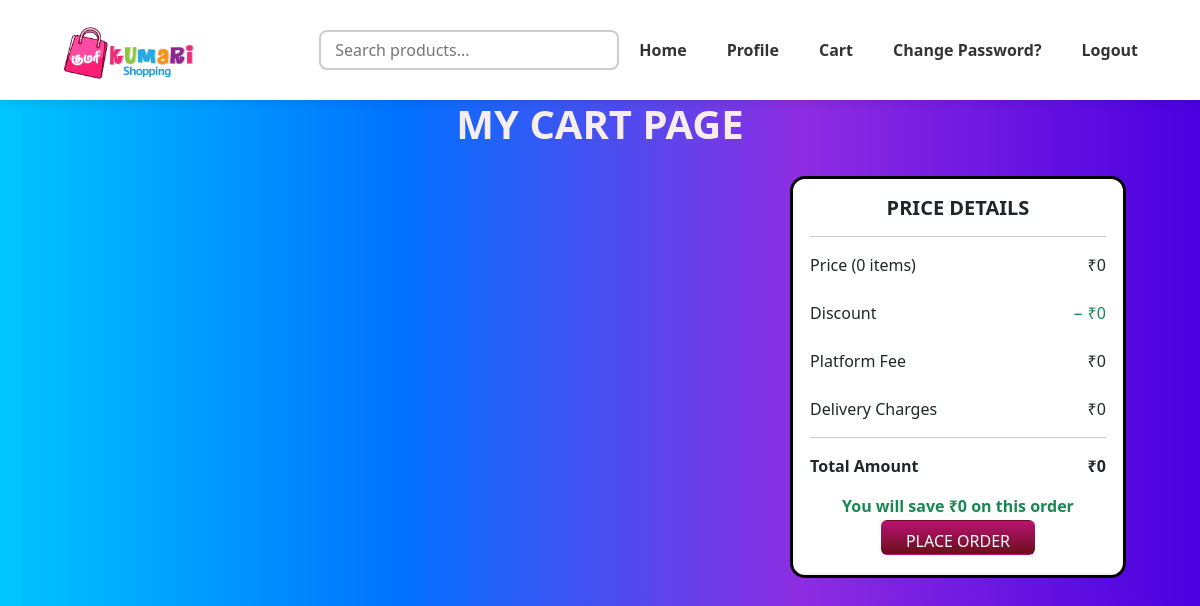
Before: /cart_view/ (signed in) with the older database file.
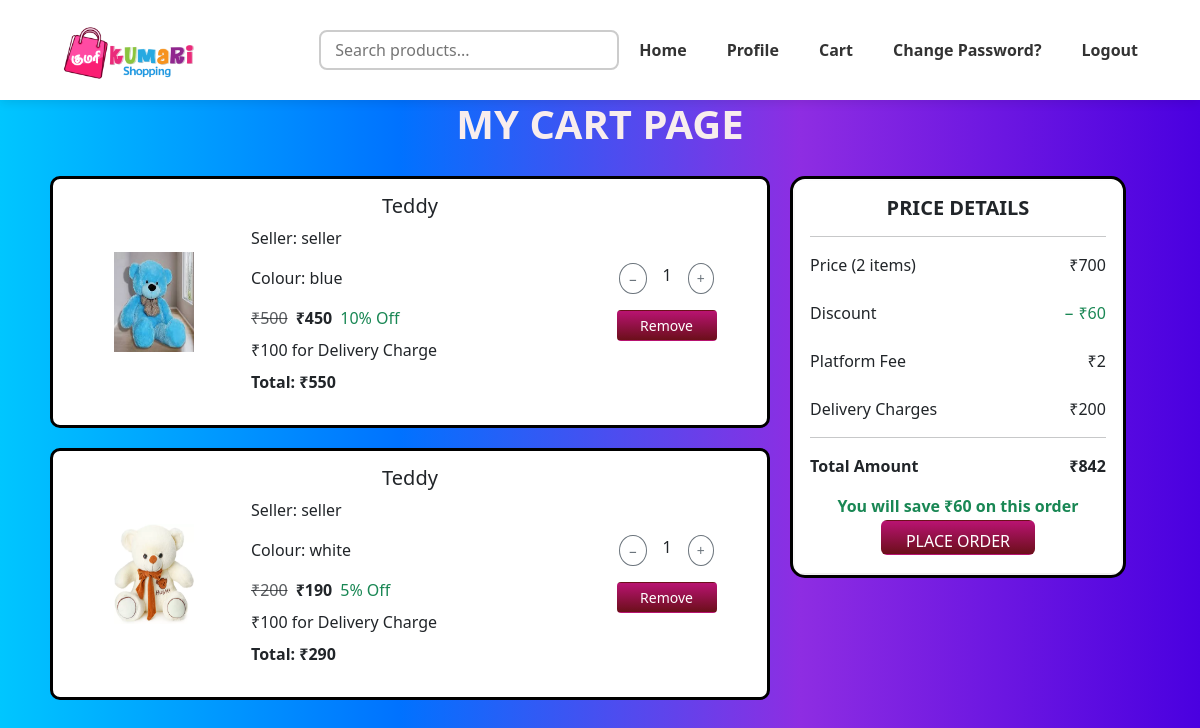
After: the same page with the newer database file.
### accounts/models.py (models this page shows, shortened)
class Cart(models.Model):
    user = models.ForeignKey(CustomUser, on_delete=models.CASCADE, limit_choices_to={'user_type': 'user'})
    products=models.ForeignKey(Products, on_delete=models.CASCADE)
    quantity=models.PositiveIntegerField(default=1)
    def total_price(self):
        return self.products.price * self.quantity
    def discount_price(self):
        discount = self.products.discount
        total = self.total_price()
        return int(total - (total * discount / 100))
    def total_amount(self):
        return self.discount_price() + (self.products.delivery_charge)

class Products(models.Model):
    seller = models.ForeignKey(CustomUser, on_delete=models.CASCADE, limit_choices_to={'user_type': 'seller'})
    image=models.ImageField(upload_to='product_images/')
    product_name=models.CharField(max_length=25,
        validators=[RegexValidator(r'^[a-zA-Z][a-zA-Z]*$','Enter a valid product name.')]
    )
    colour=models.CharField(max_length=20,
        validators=[RegexValidator(r'^[a-zA-Z][a-zA-Z]*$','Enter a valid colour.')]
    )
    description=models.CharField(max_length=200,
        validators=[RegexValidator(r'^[a-zA-Z0-9\s.,-]*$','Only alphanumeric characters and certain punctuation are allowed.')]
    )
    price=models.PositiveIntegerField()
    discount=models.PositiveIntegerField(
        validators=[RegexValidator(r'^\d{1,2}%?$', 'Enter a valid discount amount.')]
    )
    delivery_charge=models.PositiveIntegerField()
    stock=models.PositiveIntegerField()

class CustomUser(AbstractUser):
    user_role=(
        ('user','User'),
        ('seller','Seller'),
        ('admin','Admin'),
    )
    user_type= models.CharField(max_length=10,choices=user_role,default='user')
    user_profile=models.ImageField(
        upload_to='user_images',
        default='null',
        blank=False,
        validators=[FileExtensionValidator(allowed_extensions=['jpg', 'jpeg', 'png', 'svg','webp'])]
        )
    seller_profile=models.ImageField(
        upload_to='seller_images',
        default='null',
        blank=False,
        validators=[FileExtensionValidator(allowed_extensions=['jpg', 'jpeg', 'png', 'svg','webp'])]
        )
    mobile = models.CharField(
        max_length=14,
        unique=True,
        validators=[RegexValidator(r'^\+91\s?\d{10}$', 'Enter a valid mobile number with country code.')],
        verbose_name='Mobile Number'
    )
    address = models.TextField(
        max_length=150,
        blank=False,
        verbose_name='Address'
    )
    username = models.CharField(
        max_length=150,  # You can change this if needed
        unique=True,
        blank=False,
        null=False,
        validators=[RegexValidator(r'^[a-zA-Z][a-zA-Z0-9]*$','Username only starts with alphabetic characters')]
    )
    first_name = models.CharField(
        max_length=50,
        blank=False,
        validators=[RegexValidator(r'^[a-zA-Z]+$', 'Only alphabetic characters are allowed.')]
    )
    last_name = models.CharField(
        max_length=50,
        blank=False,
        validators=[RegexValidator(r'^[a-zA-Z]+$', 'Only alphabetic characters are allowed.')]
        )
    email = models.EmailField(
        blank=False,
        unique=True)
    is_active = models.BooleanField(default=True)
    objects = CustomUserManager()
    USERNAME_FIELD = 'username'
    REQUIRED_FIELDS = ['mobile']

### accounts/views.py (the view)
# urls.py: path('cart_view/', views.cart_view, name='cart_view'),
def cart_view(request):
    if request.user.user_type != 'user':
        return HttpResponseForbidden("Sellers are not allowed to view a cart.")
    cart_items = Cart.objects.filter(user=request.user)
    cart_total = calculate_cart_totals(cart_items)
    context={
        'cart_items':cart_items,
        **cart_total
    }
    return render(request, 'cart1.html', context)

### accounts/views.py (called while the page is built)
def calculate_cart_totals(cart_items):
    cart_length = cart_items.count()
    total_price = sum(item.discount_price() for item in cart_items)
    discount_price = sum((item.total_price() - item.discount_price()) for item in cart_items)
    delivery_charge = sum(item.products.delivery_charge for item in cart_items)
    total = sum(item.total_amount() for item in cart_items)
    total_amount = total + cart_length
    original_price=sum(item.total_price() for item in cart_items)
    print(original_price)
    return {
        'total_price': total_price,
        'discount_price': discount_price,
        'delivery_charge': delivery_charge,
        'total_amount_cart': total_amount,
        'cart_length': cart_length,
        'original_price':original_price
    }

### templates/cart1.html (shortened to what this page needs)
{% extends "base.html" %}
{% load static %}
{% block content %}
<h1 style="text-align: center; color: rgb(248, 237, 237);"><b> <strong>MY CART PAGE</strong> </b></h1>
<div class="cart-container">
    <div class="cart-left">
        {% for item in cart_items %}
        <div class="box">
        <div class="container-fluid">
        <div class="row align-items-center">
            <div class="col-12 col-md-3 text-center mb-3 mb-md-0">
                <img src="{{ item.products.image.url }}" alt="no_img" height="100" width="80">
            </div>
            <div class="col-12 col-md-6 text-start product-details">
                <h5>{{ item.products.product_name|title }}</h5>
                <p>Seller: {{ item.products.seller.username }}</p>
                <p>Colour: {{ item.products.colour }}</p>
                <div class="d-flex flex-wrap align-items-center gap-2">
                    <span class="text-decoration-line-through text-muted">₹{{ item.total_price }}</span>
                    <span class="fw-bold">₹{{ item.discount_price }}</span>
                    <span class="text-success">{{ item.products.discount }}% Off</span>
                    <span class="me-2">₹{{ item.products.delivery_charge }} for Delivery Charge</span>
                </div>
                <p class="fw-bold mt-2">Total: ₹{{ item.total_amount }}</p>
            </div>
            <div class="col-12 col-md-3 text-center">
                <div class="btn-group mb-3" role="group">
                    <form method="POST" action="{% url 'cart_quantity' item.id 'decrease' %}">
                        <button type="submit" class="btn btn-outline-secondary btn-sm rounded-circle">−</button>
                    </form>
                    <span class="px-3">{{ item.quantity }}</span>
                    <form method="POST" action="{% url 'cart_quantity' item.id 'increase' %}">
                        <button type="submit" class="btn btn-outline-secondary btn-sm rounded-circle">+</button>
                    </form>
                </div>
                <div class="d-flex justify-content-center">
                    <a href="{% url 'remove_products' item.id %}" class="btn remove btn-sm"
                        onclick="return confirm('Are you sure you want to remove this item?')"> Remove </a>
                </div>
            </div>
        </div>
        </div>
        </div>
{% endfor %}
    </div>
        <div class="cart-right">
        <div class="price-details rounded shadow-sm">
            <h5 class="fw-bold text-center">PRICE DETAILS</h5>
            <hr>
            <div class="d-flex justify-content-between">
                <span>Price ({{ cart_items|length }} items)</span>
                <span>₹{{ original_price }}</span>
            </div><br>
            <div class="d-flex justify-content-between">
                <span>Discount</span>
                <span class="text-success">− ₹{{ discount_price }}</span>
            </div><br>
            <div class="d-flex justify-content-between">
                <span>Platform Fee</span>
                <span>₹{{ cart_items|length }}</span>
            </div><br>
            <div class="d-flex justify-content-between">
                <span>Delivery Charges</span>
                <span>₹{{ delivery_charge }}</span>
            </div><br class="br">
            <hr>
            <div class="d-flex justify-content-between fw-bold">
                <span>Total Amount</span>
                <span>₹{{ total_amount_cart }}</span>
            </div>
            <p class="mt-3 text-center text-success"><b>You will save ₹{{ discount_price}} on this order</b></p>
            <div class="text-center mt-3">
                <form method="GET" action="{% url 'cart_place_order' %}">
                    <button class="btn btn-place-order px-4 py-2 text-white placeorder" style="background: linear-gradient(#B91372,#6B0F1A);">
                        PLACE ORDER
                    </button>
                </form>
            </div>
        </div>
    </div>
</div>
{% endblock %}

### templates/base.html (shortened to what this page needs)
{% load static %}
<!DOCTYPE html>
<html lang="en">
<head>
    <link rel="stylesheet" href="{% static 'css/style.css' %}">
    <link href="https://cdn.jsdelivr.net/npm/bootstrap@5.3.3/dist/css/bootstrap.min.css" rel="stylesheet">
    <link rel="stylesheet" href="https://cdn.jsdelivr.net/npm/bootstrap-icons@1.10.5/font/bootstrap-icons.css">
</head>
<body>
    {% include 'navbar.html'%}
    <div class="" style="margin-top: 100px;">
        {% block content %}
        {% endblock %}
    </div>
</body>
</html>

### templates/navbar.html (shortened to what this page needs)
{% load static %}
<nav class="navbar fixed-top navbar-expand-lg navbar-light px-3" style="padding: 30px;">
    <div class="container-fluid">
        <div class="logo">
            <img src="{% static 'images/logo.png' %}" height="74px" width="150px" alt="No Image">
          </div>
    <div class="collapse navbar-collapse" id="navbarContent">
    <ul class="navbar-nav ms-auto mb-2 mb-lg-0">
            {% if user.is_authenticated %}
                <ul class="navbar-nav ms-auto mb-2 mb-lg-0">
                {% if request.path|slice:":17" != "/admin-dashboard/" %}
                    <li>
                        <form method="get" class="nav-form">
                            <input type="text" class="nav-text" name="q_product" placeholder="Search products..." value="{{ request.GET.q_product }}">
                        </form>
                    </li>
                {% endif %}
                <li class="nav-item">
                    {% if user.user_type == "seller" %}
                        <a class="nav-link" href="{% url 'view_products' %}">
                            <b>Home</b>
                        </a>
                    {% else %}
                        <a class="nav-link" href="{% url 'product_search' %}">
                            <b>Home</b>
                        </a>
                    {% endif %}
                </li>
                <li class="nav-item">
                {% if user.user_type == 'user' %}
                    <a class="nav-link" href="{% url 'view_user' user.id %}">
                    <b>Profile</b>
                    </a>
                {% else %}
                    <a class="nav-link" href="{% url 'view_seller' user.id %}">
                        <b>Profile</b>
                    </a>
                {% endif %}
                </li>
            <li class="nav-item">
            {% if user.user_type == 'user' %}
                <a class="nav-link" href="{% url 'cart_view' %}">
                    <b>Cart</b>
                </a>
            {% else %}
                <a class="nav-link" href="{% url 'add_products' %}">
                    <b>Add Products</b>
                </a>
            {% endif %}
            </li>
            <li class="nav-item">
                <a class="nav-link" href="{% url 'reset_password' user.id %}">
                    <b>Change Password?</b>
                </a>
            </li>
            <li class="nav-item">
                <a class="nav-link" href="{% url 'logout' %}">
                    <b>Logout</b>
                </a>
            </li>
        </ul>
        {% endif %}
    </div>
</div>
</nav>

### templates/footer.html
{% load static %}

### static/css/style.css (style rules this page uses)
h1 { text-align: center; }
.logo { padding-bottom: 0px; margin: -60px 0px -65px 0px; }
.box { margin: 0px 0px 0px -150px; }
h5 { text-align: center; }
body { margin: 0; padding: 0; height: 100%; }
.navbar { position: fixed; padding: 2px; }
.nav-link { color: #000; }

### templates/navbar.html (style rules this page uses)
.navbar { background-color: #ffffff; box-shadow: 0 2px 10px rgba(0, 0, 0, 0.1); padding: 30px 30px !important; z-index: 1000; transition: all 0.3s ease; }
.navbar .logo img { max-height: 74px; width: auto; }
.navbar-nav .nav-link { color: #333; font-weight: 500; margin: 0 12px; transition: all 0.3s ease; }
.navbar-nav .nav-item { display: flex; align-items: center; }
button { padding: 6px 14px; background-color: #007bff; color: white; border: none; font-size: 16px; border-radius: 8px; cursor: pointer; transition: background-color 0.3s; }
.nav-form { display: flex; justify-content: center; gap: 10px; }
.nav-text { padding: 6px 14px; font-size: 16px; border: 2px solid #ccc; border-radius: 8px; width: 300px; transition: 0.3s; }
@media (max-width:2060px) { .nav-text { margin-left: -86%; width: 500px; } }
@media (max-width:1440px) { .nav-text { margin-left: auto; } }
@media (max-width:1440px) { .nav-text { width: 300px; } }

### templates/cart1.html (style rules this page uses)
body { background: linear-gradient(to right, #00c6ff, #0072ff, #8e2de2, #4a00e0); }
.cart-container { display: flex; justify-content: flex-start; flex-wrap: wrap; }
.cart-left { flex: 0 0 auto; width: 60%; margin-left: 50px; }
.cart-right { position: fixed; margin-top: 50px; right: 50px; width: 28%; height: 55%; margin: 20px; border: 1px solid #000; border-radius: 10px; text-align: center; z-index: 1000; background-color: white; border-radius: 15px; border: 3px solid black; }
.box { border: 3px solid #000; border-radius: 10px; background-color: white; margin: 20px 0; padding: 15px; max-width: 100%; width: 100%; margin-left: 0; }
.remove { background: linear-gradient(#B91372 ,#6B0F1A); color: white; width: 100px; }
.price-details { padding: 1.5cm; }
@media (max-width: 1440px) { .cart-right { position: static; height: 67%; padding: 2px; } }
@media (max-width: 1440px) { .price-details { padding: 0.4cm; } }
@media (max-width: 1440px) { .placeorder { margin-top: -20px; height: 35px; width: auto; } }

Changed rows visible on the page:
added Cart: products.image (picture), products.product_name "Teddy", products.seller.username "seller", products.colour "blue", total_price "500", discount_price "450", products.discount "10", products.delivery_charge "100", total_amount "550", quantity "1"
added Cart: products.image (picture), products.product_name "Teddy", products.seller.username "seller", products.colour "white", total_price "200", discount_price "190", products.discount "5", products.delivery_charge "100", total_amount "290", quantity "1"
Other visible differences:
{{ cart_items|length }}: "0" → "2"
{{ original_price }}: "0" → "700"
{{ discount_price }}: "0" → "60"
{{ delivery_charge }}: "0" → "200"
{{ total_amount_cart }}: "0" → "842"
